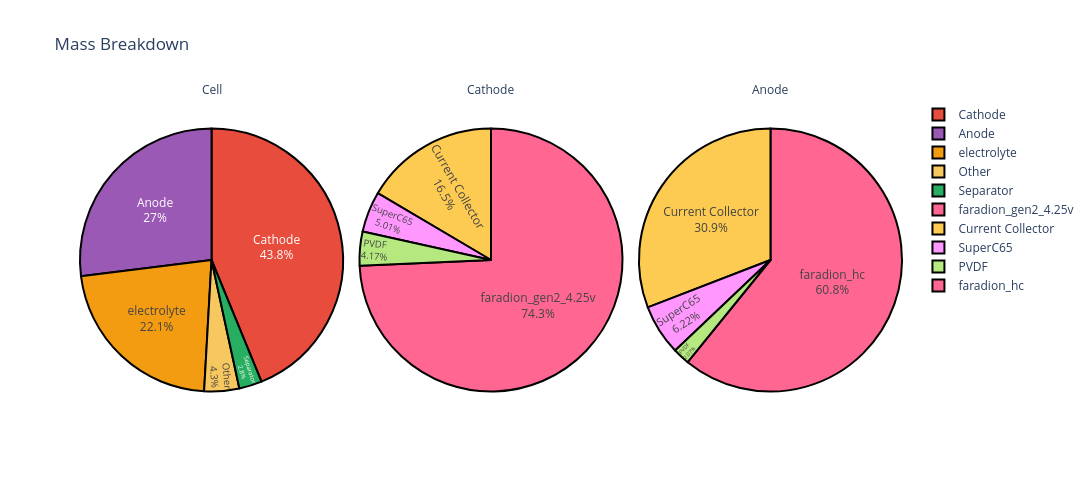

The notebook cell this image was saved under:
### Code cell
figure = cell.get_mass_breakdown_plot(width=1200, height=500)
figure.show()

### Figure 1 — Plotly figure (JSON) as saved in the notebook; plotly's stock layout.template omitted (floating-point values rounded to 4 significant figures)
{"data": [{"customdata": [["electrolyte"], ["Other"], ["Other"], ["Other"], ["Cathode"], ["Anode"], ["Separator"]], "domain": {"x": [0, 0.32], "y": [0, 1]}, "hovertemplate": "level=Cell<br>component=%{customdata[0]}<br>mass=%{value}<extra></extra>", "labels": ["electrolyte", "Other", "Other", "Other", "Cathode", "Anode", "Separator"], "legendgroup": "", "marker": {"colors": ["#F39C12", "#F6C85F", "#F6C85F", "#F6C85F", "#E74C3C", "#9B59B6", "#27AE60"], "line": {"color": "#000000", "width": 2}}, "name": "", "showlegend": true, "textinfo": "percent+label", "textposition": "inside", "type": "pie", "values": [58.16, 9.287, 1.0, 1.0, 115.0, 70.8, 7.36]}, {"customdata": [["faradion_gen2_4.25v"], ["PVDF"], ["SuperC65"], ["Current Collector"]], "domain": {"x": [0.34, 0.66], "y": [0, 1]}, "hovertemplate": "level=Cathode<br>component=%{customdata[0]}<br>mass=%{value}<extra></extra>", "labels": ["faradion_gen2_4.25v", "PVDF", "SuperC65", "Current Collector"], "legendgroup": "", "marker": {"colors": ["#FF6692", "#B6E880", "#FF97FF", "#FECB52"], "line": {"color": "#000000", "width": 2}}, "name": "", "showlegend": true, "textinfo": "percent+label", "textposition": "inside", "type": "pie", "values": [85.41, 4.798, 5.758, 18.98]}, {"customdata": [["faradion_hc"], ["PVDF"], ["SuperC65"], ["Current Collector"]], "domain": {"x": [0.68, 1.0], "y": [0, 1]}, "hovertemplate": "level=Anode<br>component=%{customdata[0]}<br>mass=%{value}<extra></extra>", "labels": ["faradion_hc", "PVDF", "SuperC65", "Current Collector"], "legendgroup": "", "marker": {"colors": ["#FF6692", "#B6E880", "#FF97FF", "#FECB52"], "line": {"color": "#000000", "width": 2}}, "name": "", "showlegend": true, "textinfo": "percent+label", "textposition": "inside", "type": "pie", "values": [43.11, 1.47, 4.409, 21.87]}], "layout": {"annotations": [{"font": {}, "showarrow": false, "text": "Cell", "x": 0.16, "xanchor": "center", "xref": "paper", "y": 1, "yanchor": "bottom", "yref": "paper"}, {"font": {}, "showarrow": false, "text": "Cathode", "x": 0.5, "xanchor": "center", "xref": "paper", "y": 1, "yanchor": "bottom", "yref": "paper"}, {"font": {}, "showarrow": false, "text": "Anode", "x": 0.84, "xanchor": "center", "xref": "paper", "y": 1, "yanchor": "bottom", "yref": "paper"}], "height": 500, "legend": {"tracegroupgap": 0}, "title": {"text": "Mass Breakdown"}, "width": 1200}}
